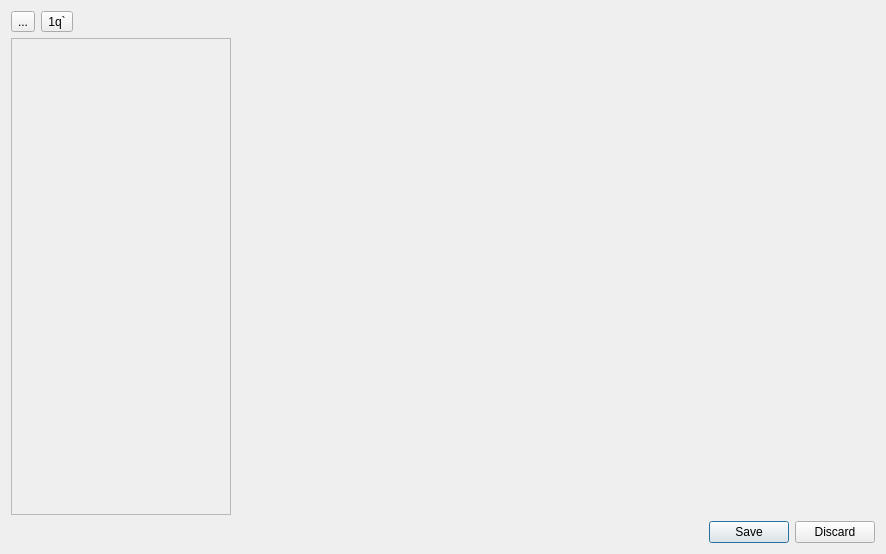
<?xml version="1.0" encoding="UTF-8"?>
<ui version="4.0">
 <class>Dialog</class>
 <widget class="QDialog" name="Dialog">
  <property name="geometry">
   <rect>
    <x>0</x>
    <y>0</y>
    <width>886</width>
    <height>554</height>
   </rect>
  </property>
  <property name="windowTitle">
   <string>Create Social Tenure Relationship</string>
  </property>
  <layout class="QVBoxLayout" name="verticalLayout">
   <item>
    <layout class="QHBoxLayout" name="horizontalLayout">
     <item>
      <widget class="QToolButton" name="add_str_btn">
       <property name="text">
        <string>...</string>
       </property>
       <property name="icon">
        <iconset>
         <normaloff>../../images/icons/add.png</normaloff>../../images/icons/add.png</iconset>
       </property>
      </widget>
     </item>
     <item>
      <widget class="QToolButton" name="remove_str_btn">
       <property name="text">
        <string>1q`</string>
       </property>
       <property name="icon">
        <iconset>
         <normaloff>../../images/icons/remove.png</normaloff>../../images/icons/remove.png</iconset>
       </property>
      </widget>
     </item>
     <item>
      <spacer name="horizontalSpacer">
       <property name="orientation">
        <enum>Qt::Horizontal</enum>
       </property>
       <property name="sizeHint" stdset="0">
        <size>
         <width>40</width>
         <height>20</height>
        </size>
       </property>
      </spacer>
     </item>
    </layout>
   </item>
   <item>
    <layout class="QHBoxLayout" name="horizontalLayout_2">
     <item>
      <widget class="QScrollArea" name="scrollArea">
       <property name="sizePolicy">
        <sizepolicy hsizetype="Fixed" vsizetype="Expanding">
         <horstretch>0</horstretch>
         <verstretch>0</verstretch>
        </sizepolicy>
       </property>
       <property name="minimumSize">
        <size>
         <width>220</width>
         <height>100</height>
        </size>
       </property>
       <property name="widgetResizable">
        <bool>true</bool>
       </property>
       <widget class="QWidget" name="tree_view_container">
        <property name="geometry">
         <rect>
          <x>0</x>
          <y>0</y>
          <width>218</width>
          <height>458</height>
         </rect>
        </property>
       </widget>
      </widget>
     </item>
     <item>
      <widget class="QWidget" name="component_container" native="true">
       <property name="sizePolicy">
        <sizepolicy hsizetype="Expanding" vsizetype="Expanding">
         <horstretch>0</horstretch>
         <verstretch>0</verstretch>
        </sizepolicy>
       </property>
       <zorder>scrollArea</zorder>
      </widget>
     </item>
    </layout>
   </item>
   <item>
    <widget class="QDialogButtonBox" name="buttonBox">
     <property name="orientation">
      <enum>Qt::Horizontal</enum>
     </property>
     <property name="standardButtons">
      <set>QDialogButtonBox::Discard|QDialogButtonBox::Save</set>
     </property>
    </widget>
   </item>
  </layout>
 </widget>
 <resources/>
 <connections>
  <connection>
   <sender>buttonBox</sender>
   <signal>accepted()</signal>
   <receiver>Dialog</receiver>
   <slot>accept()</slot>
   <hints>
    <hint type="sourcelabel">
     <x>248</x>
     <y>254</y>
    </hint>
    <hint type="destinationlabel">
     <x>157</x>
     <y>274</y>
    </hint>
   </hints>
  </connection>
  <connection>
   <sender>buttonBox</sender>
   <signal>rejected()</signal>
   <receiver>Dialog</receiver>
   <slot>reject()</slot>
   <hints>
    <hint type="sourcelabel">
     <x>316</x>
     <y>260</y>
    </hint>
    <hint type="destinationlabel">
     <x>286</x>
     <y>274</y>
    </hint>
   </hints>
  </connection>
 </connections>
</ui>
